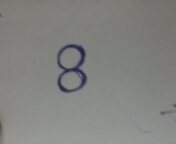
%> input picture ex3/img1.jpg, 176 x 144 px
$ octave --eval "result = imageTo20x20Gray('img1.jpg');"   (GNU Octave 9; MATLAB toolbox functions it lacks are replaced by stand-ins)
%> lines starting %> are read from the running program, lines starting %| are printed output that depends on the picture
### ex3/sigmoid.m
function g = sigmoid(z)
%SIGMOID Compute sigmoid functoon
%   J = SIGMOID(z) computes the sigmoid of z.

g = 1.0 ./ (1.0 + exp(-z));
end

### ex3/imageTo20x20Gray.m
function vectorImage = imageTo20x20Gray(fileName)
%> called with fileName = 'img1.jpg'
%********Edited section**********************
cropPercentage=0;
rotStep=0;


%IMAGETO20X20GRAY display reduced image and converts for digit classification
%
% Sample usage:
%       imageTo20x20Gray('myDigit.jpg', 100, -1);
%
%       First parameter: Image file name
%             Could be bigger than 20 x 20 px, it will
%             be resized to 20 x 20. Better if used with
%             square images but not required.
%
%       Second parameter: cropPercentage (any number between 0 and 100)
%             0  0% will be cropped (optional, no needed for square images)
%            50  50% of available croping will be cropped
%           100  crop all the way to square image (for rectangular images)
%
%       Third parameter: rotStep
%            -1  rotate image 90 degrees CCW
%             0  do not rotate (optional)
%             1  rotate image 90 degrees CW
%
% (Thanks to Edwin Frühwirth for parts of this code)
% Read as RGB image
Image3DmatrixRGB = imread(fileName);
%> Image3DmatrixRGB is the input picture: size 144x176x3 uint8; mean R, G, B 130.5, 131.2, 128.2
% Convert to NTSC image (YIQ)
Image3DmatrixYIQ = rgb2ntsc(Image3DmatrixRGB );
%> Image3DmatrixYIQ: size 144x176x3 double; mean of channels 1, 2, 3 0.512, 0.00215, -0.00423
% Convert to grays keeping only luminance (Y) and discard chrominance (IQ)
Image2DmatrixBW  = Image3DmatrixYIQ(:,:,1);
% Get the size of your image
oldSize = size(Image2DmatrixBW);
%> oldSize = [144 176]
% Obtain crop size toward centered square (cropDelta)
% ...will be zero for the already minimum dimension
% ...and if the cropPercentage is zero,
% ...both dimensions are zero
% ...meaning that the original image will go intact to croppedImage
cropDelta = floor((oldSize - min(oldSize)) .* (cropPercentage/100));
%> cropDelta = [0 0]
% Compute the desired final pixel size for the original image
finalSize = oldSize - cropDelta;
%> finalSize = [144 176]
% Compute each dimension origin for croping
cropOrigin = floor(cropDelta / 2) + 1;
%> cropOrigin = [1 1]
% Compute each dimension copying size
copySize = cropOrigin + finalSize - 1;
%> copySize = [144 176]
% Copy just the desired cropped image from the original B&W image
croppedImage = Image2DmatrixBW( ...
                    cropOrigin(1):copySize(1), cropOrigin(2):copySize(2));
% Resolution scale factors: [rows cols]
scale = [20 20] ./ finalSize;
%> scale = [0.139 0.114]
% Compute back the new image size (extra step to keep code general)
newSize = max(floor(scale .* finalSize),1);
%> newSize = [20 20]
% Compute a re-sampled set of indices:
rowIndex = min(round(((1:newSize(1))-0.5)./scale(1)+0.5), finalSize(1));
%> rowIndex = 20 values from 4 to 141
colIndex = min(round(((1:newSize(2))-0.5)./scale(2)+0.5), finalSize(2));
% Copy just the indexed values from old image to get new image
newImage = croppedImage(rowIndex,colIndex,:);
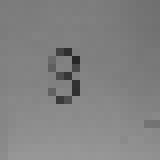
%> newImage: size 20x20 double (shown 8 times larger); min 0.157, max 0.595, mean 0.511
% Rotate if needed: -1 is CCW, 0 is no rotate, 1 is CW
newAlignedImage = rot90(newImage, rotStep);
% Invert black and white
invertedImage = - newAlignedImage;
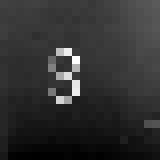
%> invertedImage: size 20x20 double (shown 8 times larger); min -0.595, max -0.157, mean -0.511; drawn with min black and max white
% Find min and max grays values in the image
maxValue = max(invertedImage(:));
%> maxValue = -0.157
minValue = min(invertedImage(:));
%> minValue = -0.595
% Compute the value range of actual grays
delta = maxValue - minValue;
%> delta = 0.439
% Normalize grays between 0 and 1
normImage = (invertedImage - minValue) / delta;
% Add contrast. Multiplication factor is contrast control.
contrastedImage = sigmoid((normImage -0.5) * 5);
% Show image as seen by the classifier
imshow(contrastedImage, [-1, 1] );
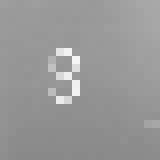
%> displayed picture: size 20x20, on the screen's scale of 0 to 255 (shown 8 times larger); min 137, max 245, mean 151.7
% Output the matrix as a unrolled vector
vectorImage = reshape(contrastedImage, 1, newSize(1)*newSize(2));
%> vectorImage = 400 values, max 0.924 at index 188, min 0.0759 at index 100, mean 0.19
%> `result = imageTo20x20Gray('img1.jpg');`: result has the same summary as vectorImage in imageTo20x20Gray
end

$ run again, on ex3/img2.jpg
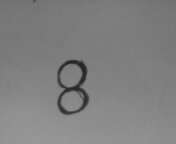
%> input picture ex3/img2.jpg, 176 x 144 px
%> in imageTo20x20Gray, Image3DmatrixRGB is the input picture: size 144x176x3 uint8; min 32, max 152, mean 128
%> Image3DmatrixYIQ: size 144x176x3 double; mean of channels 1, 2, 3 0.502, -3.02e-17, -6.67e-18
%> in imageTo20x20Gray, `invertedImage = - newAlignedImage;`:
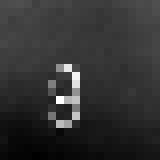
%> invertedImage: size 20x20 double (shown 8 times larger); min -0.592, max -0.129, mean -0.501; drawn with min black and max white
%> maxValue = -0.129
%> minValue = -0.592
%> delta = 0.463
%> in imageTo20x20Gray, `imshow(contrastedImage, [-1, 1] );`:
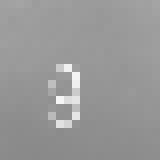
%> displayed picture: size 20x20, on the screen's scale of 0 to 255 (shown 8 times larger); min 137, max 245, mean 152
%> vectorImage = 400 values, max 0.924 at index 153, min 0.0759 at index 100, mean 0.193
%> result has the same summary as vectorImage in imageTo20x20Gray
